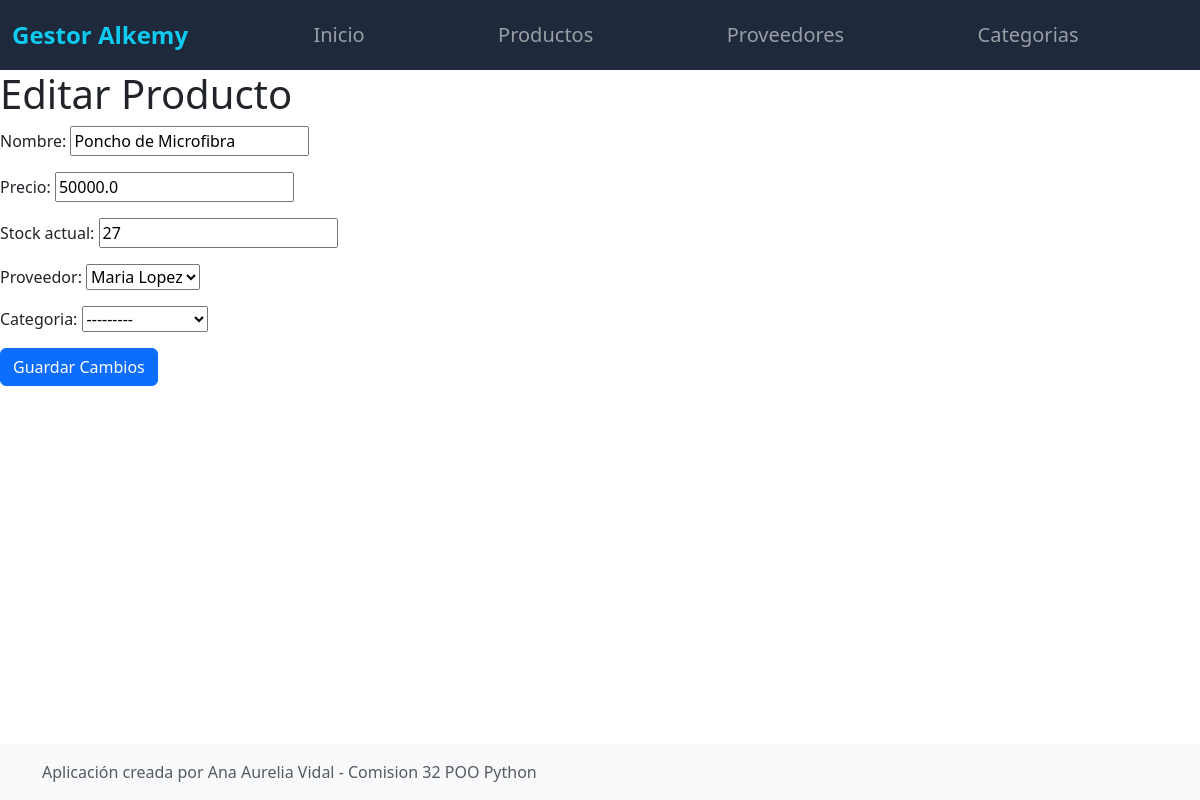
/editar_producto/3/, run on the app's committed database.
### compra/models.py (models this page shows, shortened)
class Producto(models.Model):
    nombre = models.CharField(max_length=255)
    precio = models.FloatField()
    stock_actual = models.IntegerField()
    proveedor = models.ForeignKey(Proveedor, on_delete=models.CASCADE)
    categoria = models.ForeignKey('Categoria',
                                  on_delete=models.SET_NULL, null=True)

class Proveedor(models.Model):
    MAYORISTA = 'M'
    MINORISTA = 'm'
    TIPO_PROVEEDOR_CHOICES = [
        (MAYORISTA, 'Mayorista'),
        (MINORISTA, 'Minorista'),
    ]
    nombre = models.CharField(max_length=100)
    apellido = models.CharField(max_length=100, blank=True, null=True)
    dni = models.IntegerField(blank=True, null=True)
    cuil = models.CharField(max_length=20, blank=True, null=True)
    celular = models.CharField(max_length=20, blank=True, null=True)
    tipo_proveedor = models.CharField(max_length=1,
                                      choices=TIPO_PROVEEDOR_CHOICES)
    def __str__(self):
        return (
                f"{self.nombre} {self.apellido}"
                if self.tipo_proveedor == Proveedor.MINORISTA
                else self.nombre
               )

class Categoria(models.Model):
    nombre = models.CharField(max_length=100)
    def __str__(self):
        return self.nombre

### compra/views.py (the view)
# urls.py: path('editar_producto/<int:producto_id>/', editar_producto,
def editar_producto(request, producto_id):
    producto = get_object_or_404(Producto, pk=producto_id)
    if request.method == 'POST':
        form = ProductoForm(request.POST, instance=producto)
        if form.is_valid():
            form.save()
            return redirect('producto_list')
    else:
        form = ProductoForm(instance=producto)
    return render(request, 'editar_producto.html', {'form': form})

### compra/forms.py
class ProductoForm(ModelForm):
    class Meta:
        model = Producto
        fields = ['nombre', 'precio', 'stock_actual', 'proveedor', 'categoria']

### compra/templates/editar_producto.html (shortened to what this page needs)
{% extends "main.html" %}
{% block content %}
    <h1>Editar Producto</h1>
    <form method="post">
        {{ form.as_p }}
        <button type="submit" class="btn btn-primary">Guardar Cambios</button>
    </form>
{% endblock %}

### data on the page
Producto: nombre "Poncho de Microfibra", precio "50000.0", stock_actual "27", proveedor "Maria Lopez", categoria "---------"
